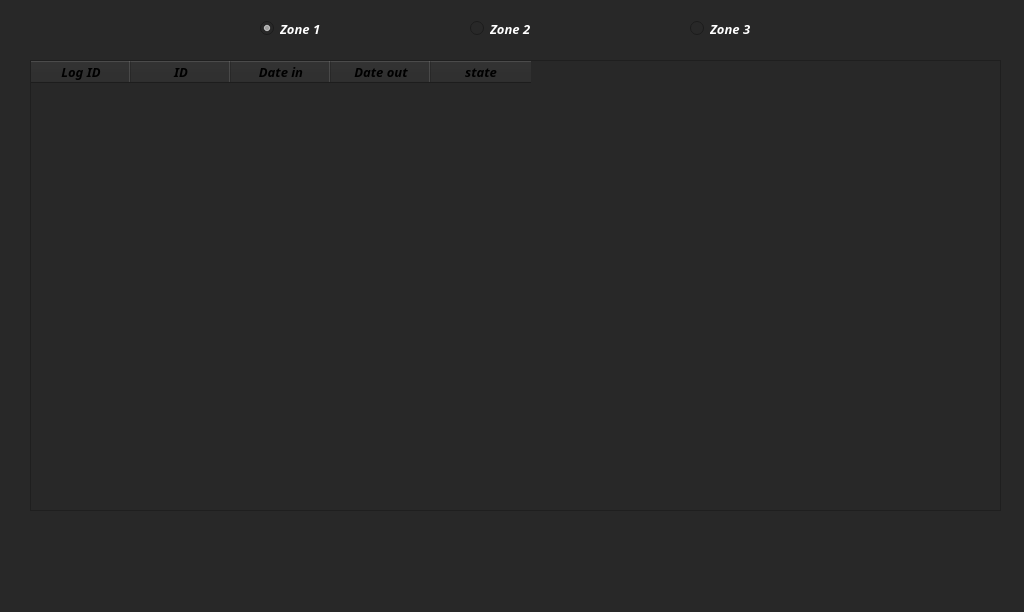
<?xml version="1.0" encoding="UTF-8"?>
<ui version="4.0">
 <class>FormHistoZone</class>
 <widget class="QWidget" name="FormHistoZone">
  <property name="geometry">
   <rect>
    <x>0</x>
    <y>0</y>
    <width>1024</width>
    <height>612</height>
   </rect>
  </property>
  <property name="windowTitle">
   <string>   Z O N E     H I S T O R Y</string>
  </property>
  <property name="styleSheet">
   <string notr="true">background-color:rgb(40, 40, 40)</string>
  </property>
  <widget class="QTableWidget" name="T_histoZone">
   <property name="geometry">
    <rect>
     <x>30</x>
     <y>60</y>
     <width>971</width>
     <height>451</height>
    </rect>
   </property>
   <property name="font">
    <font>
     <family>Berlin Sans FB</family>
     <pointsize>10</pointsize>
    </font>
   </property>
   <property name="styleSheet">
    <string notr="true">color:white;</string>
   </property>
   <column>
    <property name="text">
     <string>Log ID</string>
    </property>
    <property name="font">
     <font>
      <family>Berlin Sans FB</family>
      <pointsize>10</pointsize>
      <weight>75</weight>
      <italic>true</italic>
      <bold>true</bold>
     </font>
    </property>
    <property name="foreground">
     <brush brushstyle="SolidPattern">
      <color alpha="255">
       <red>0</red>
       <green>0</green>
       <blue>0</blue>
      </color>
     </brush>
    </property>
   </column>
   <column>
    <property name="text">
     <string>ID</string>
    </property>
    <property name="font">
     <font>
      <family>Berlin Sans FB</family>
      <pointsize>10</pointsize>
      <weight>75</weight>
      <italic>true</italic>
      <bold>true</bold>
     </font>
    </property>
    <property name="foreground">
     <brush brushstyle="SolidPattern">
      <color alpha="255">
       <red>0</red>
       <green>0</green>
       <blue>0</blue>
      </color>
     </brush>
    </property>
   </column>
   <column>
    <property name="text">
     <string>Date in</string>
    </property>
    <property name="font">
     <font>
      <family>Berlin Sans FB</family>
      <pointsize>10</pointsize>
      <weight>75</weight>
      <italic>true</italic>
      <bold>true</bold>
     </font>
    </property>
    <property name="foreground">
     <brush brushstyle="SolidPattern">
      <color alpha="255">
       <red>0</red>
       <green>0</green>
       <blue>0</blue>
      </color>
     </brush>
    </property>
   </column>
   <column>
    <property name="text">
     <string>Date out</string>
    </property>
    <property name="font">
     <font>
      <family>Berlin Sans FB</family>
      <pointsize>10</pointsize>
      <weight>75</weight>
      <italic>true</italic>
      <bold>true</bold>
     </font>
    </property>
    <property name="foreground">
     <brush brushstyle="SolidPattern">
      <color alpha="255">
       <red>0</red>
       <green>0</green>
       <blue>0</blue>
      </color>
     </brush>
    </property>
   </column>
   <column>
    <property name="text">
     <string>state</string>
    </property>
    <property name="font">
     <font>
      <family>Berlin Sans FB</family>
      <pointsize>10</pointsize>
      <weight>75</weight>
      <italic>true</italic>
      <bold>true</bold>
     </font>
    </property>
    <property name="foreground">
     <brush brushstyle="SolidPattern">
      <color alpha="255">
       <red>0</red>
       <green>0</green>
       <blue>0</blue>
      </color>
     </brush>
    </property>
   </column>
  </widget>
  <widget class="QWidget" name="widget" native="true">
   <property name="geometry">
    <rect>
     <x>230</x>
     <y>0</y>
     <width>671</width>
     <height>41</height>
    </rect>
   </property>
   <widget class="QRadioButton" name="RB_zone1">
    <property name="geometry">
     <rect>
      <x>30</x>
      <y>20</y>
      <width>91</width>
      <height>17</height>
     </rect>
    </property>
    <property name="font">
     <font>
      <family>Berlin Sans FB</family>
      <pointsize>10</pointsize>
      <weight>75</weight>
      <italic>true</italic>
      <bold>true</bold>
     </font>
    </property>
    <property name="styleSheet">
     <string notr="true">color:rgb(255, 255, 255)</string>
    </property>
    <property name="text">
     <string>Zone 1</string>
    </property>
    <property name="checked">
     <bool>true</bool>
    </property>
   </widget>
   <widget class="QRadioButton" name="RB_zone2">
    <property name="geometry">
     <rect>
      <x>240</x>
      <y>20</y>
      <width>91</width>
      <height>17</height>
     </rect>
    </property>
    <property name="font">
     <font>
      <family>Berlin Sans FB</family>
      <pointsize>10</pointsize>
      <weight>75</weight>
      <italic>true</italic>
      <bold>true</bold>
     </font>
    </property>
    <property name="styleSheet">
     <string notr="true">color:rgb(255, 255, 255)</string>
    </property>
    <property name="text">
     <string>Zone 2</string>
    </property>
   </widget>
   <widget class="QRadioButton" name="RB_zone3">
    <property name="geometry">
     <rect>
      <x>460</x>
      <y>20</y>
      <width>91</width>
      <height>17</height>
     </rect>
    </property>
    <property name="font">
     <font>
      <family>Berlin Sans FB</family>
      <pointsize>10</pointsize>
      <weight>75</weight>
      <italic>true</italic>
      <bold>true</bold>
     </font>
    </property>
    <property name="styleSheet">
     <string notr="true">color:rgb(255, 255, 255)</string>
    </property>
    <property name="text">
     <string>Zone 3</string>
    </property>
   </widget>
  </widget>
  <widget class="QPushButton" name="BT_home">
   <property name="geometry">
    <rect>
     <x>920</x>
     <y>530</y>
     <width>75</width>
     <height>51</height>
    </rect>
   </property>
   <property name="text">
    <string/>
   </property>
   <property name="icon">
    <iconset>
     <normaloff>img/home.png</normaloff>img/home.png</iconset>
   </property>
   <property name="iconSize">
    <size>
     <width>60</width>
     <height>60</height>
    </size>
   </property>
   <property name="flat">
    <bool>true</bool>
   </property>
  </widget>
 </widget>
 <resources/>
 <connections/>
</ui>
